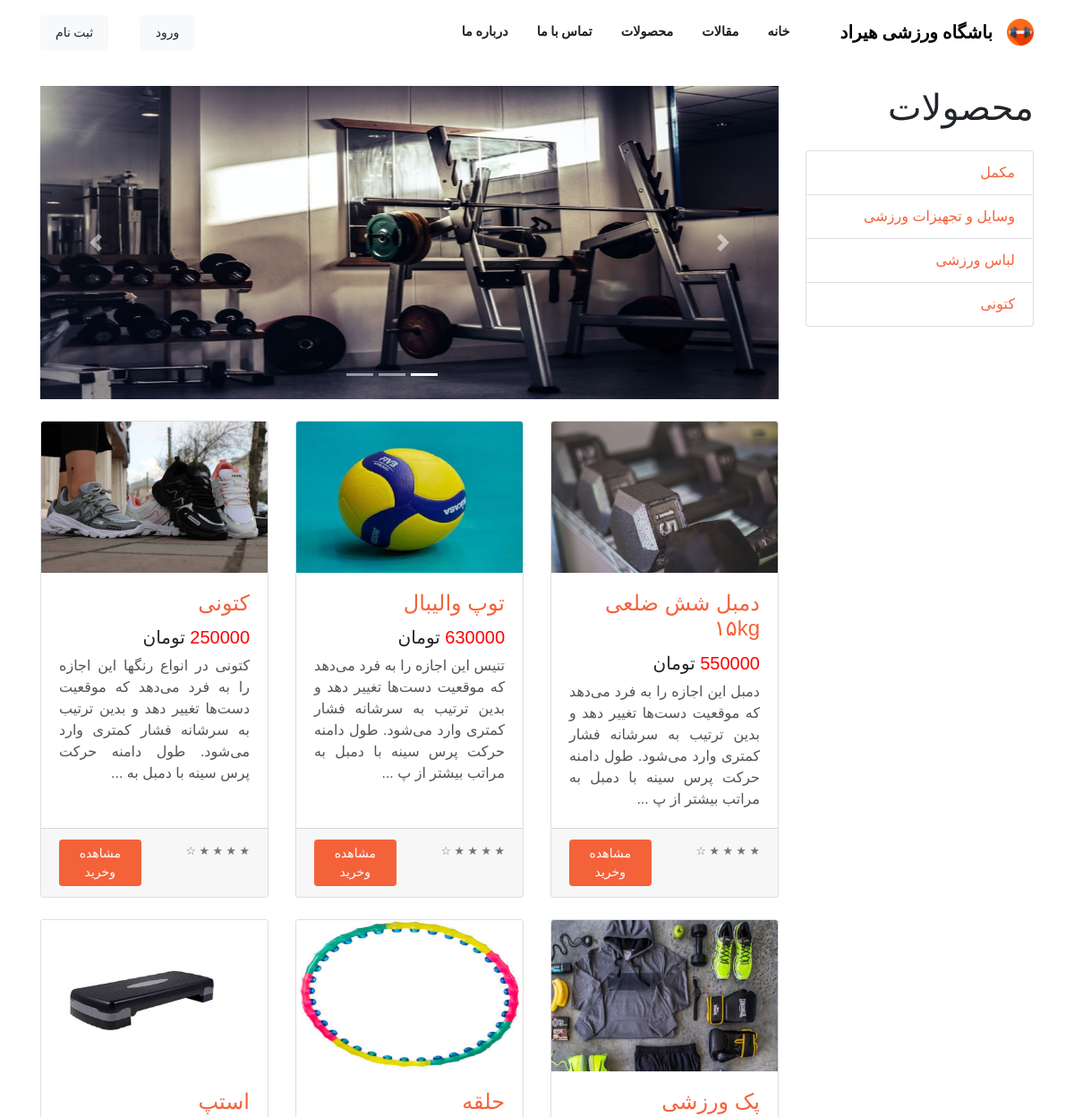
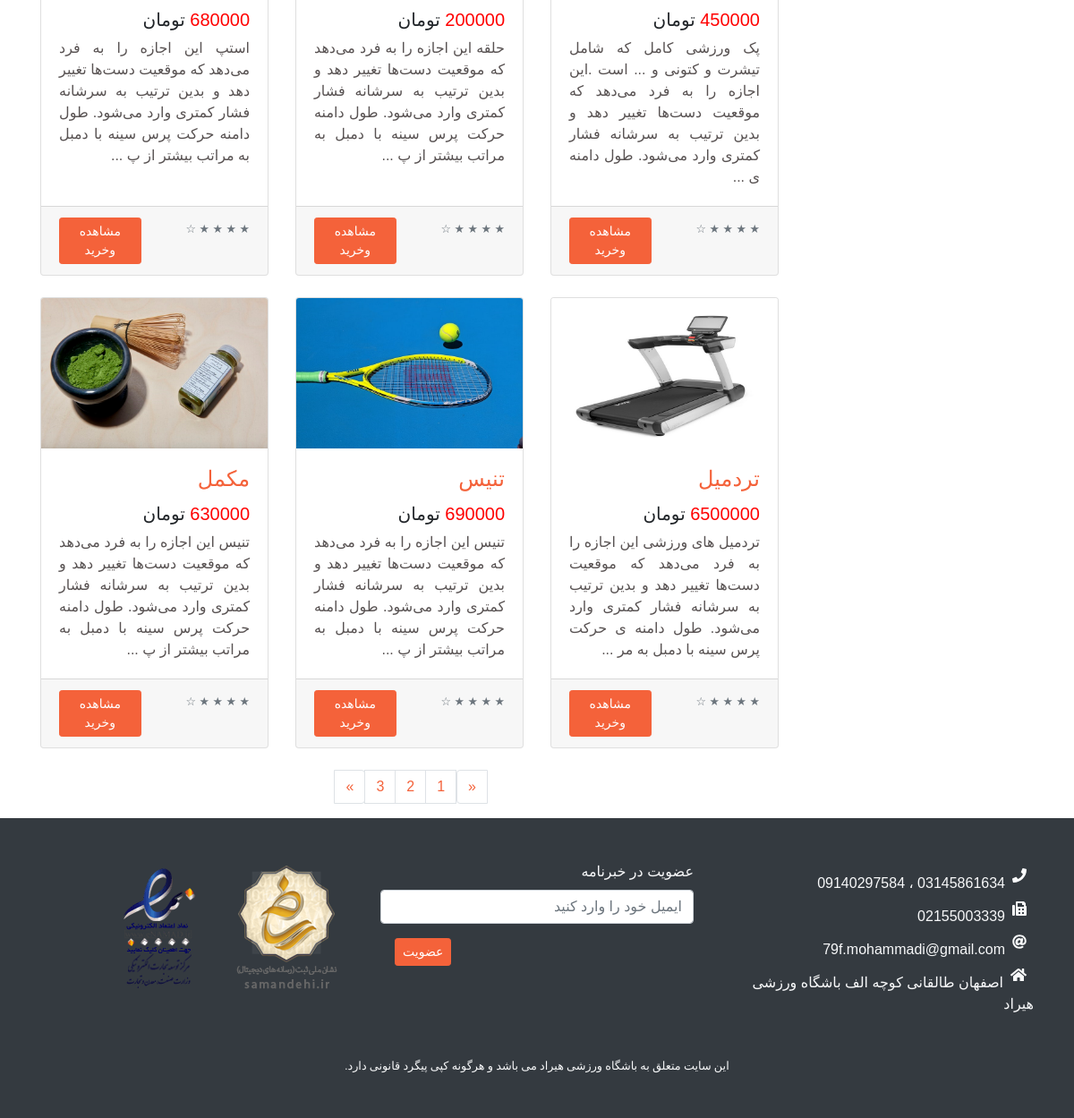
/Products.php, run on the app's committed database (2 pictures, top to bottom).
### tables this page shows
CREATE TABLE IF NOT EXISTS `product` (
  `pro_code` int NOT NULL AUTO_INCREMENT,
  `pro_name` varchar(200) NOT NULL,
  `pro_qty` int NOT NULL,
  `pro_price` float NOT NULL,
  `pro_image` varchar(250) NOT NULL,
  `pro_start` int NOT NULL,
  `pro_detail_less` varchar(500) NOT NULL,
  `pro_detail` text NOT NULL,
  `pro_specification` text NOT NULL,
  `pro_detail_title` text NOT NULL,
  `pro_specification_title` text NOT NULL,
  `pro_category` enum('مکمل','وسایل و تجهیزات ورزشی','لباس ورزشی','کتونی') NOT NULL,
  PRIMARY KEY (`pro_code`)
);

### Products.php (the view, shortened to what this page needs)
<?php
include("Header.php");
include("MenuArticleProduct.php");
$link = mysqli_connect("localhost", "root", "", "hirad" , "3308");
$link -> set_charset("utf8");
$query = "SELECT * FROM product LIMIT 9";
$result = mysqli_query($link, $query);
?>
<div class="container text-right" dir="rtl">
    <div class="row">
        <div class="col-lg-3">
            <h1 class="my-4">محصولات</h1>
            <div class="list-group">
                <a href="Product.php" class="list-group-item">مکمل</a>
                <a href="Product.php" class="list-group-item">وسایل و تجهیزات ورزشی</a>
                <a href="Product.php" class="list-group-item">لباس ورزشی</a>
                <a href="Product.php" class="list-group-item">کتونی</a>
            </div>
        </div>
        <div class="col-lg-9">
            <div id="carouselExampleIndicators" class="carousel slide my-4" data-ride="carousel">
                <ol class="carousel-indicators">
                    <li data-target="#carouselExampleIndicators" data-slide-to="0" class="active"></li>
                    <li data-target="#carouselExampleIndicators" data-slide-to="1"></li>
                    <li data-target="#carouselExampleIndicators" data-slide-to="2"></li>
                </ol>
                <div class="carousel-inner" role="listbox">
                    <div class="carousel-item active">
                        <img class="d-block img-fluid" style="height: 350px;width: 900px" src="assets/img/product/slider/slider1.png" alt="First slide">
                    </div>
                </div>
                <a class="carousel-control-prev" href="#carouselExampleIndicators" role="button" data-slide="prev">
                    <span class="carousel-control-prev-icon" aria-hidden="true"></span>
                </a>
                <a class="carousel-control-next" href="#carouselExampleIndicators" role="button" data-slide="next">
                    <span class="carousel-control-next-icon" aria-hidden="true"></span>
                </a>
            </div>
            <div class="row">
            <?php
$counter = 0;
while ($row = mysqli_fetch_array($result)) {
$counter++;
?>
                <div class="col-lg-4 col-md-6 mb-4">
                    <div class="card h-100">
                        <a href="Product.php?id=<?php echo ($row['pro_code']) ?>"><img class="card-img-top h-100 w-100" src="images/products/<?php echo ($row['pro_image']) ?>" alt="<?php echo ($row['pro_name']) ?>" title="<?php echo ($row['pro_name']) ?>"></a>
                        <div class="card-body">
                            <h4 class="card-title">
                                <a href="Product.php?id=<?php echo ($row['pro_code']) ?>"><?php echo ($row['pro_name']) ?></a>
                            </h4>
                            <h5> <span style="color:red;"><?php echo ($row['pro_price']) ?></span> تومان</h5>
                            <p class="card-text text-justify">
                            <span style="color: #585252">
                                 <?php echo (substr($row['pro_detail'],0,285)) ?> ...
                                 </span>
                            </p>
                        </div>
                        <div class="card-footer">
                            <div class="row text-justify" dir="rtl">
                                <div class="col-md-6 " dir="rtl">
                                    <div class="text-right" dir="rtl">
                                        <small class="text-muted">&#9733; &#9733; &#9733; &#9733; &#9734;</small>
                                    </div>
                                </div>
                                <div class="col-md-6">
                                    <a href="Product.php?id=<?php echo ($row['pro_code']) ?>"  class="btn btn-primary btn-sm" style="font-family: 'Khandevane';">مشاهده وخرید</a>
                                </div>
                            </div>
                        </div>
                    </div>
                </div>
                <?php
    if ($counter % 3 == 0)
        echo ("</div><div class='row'>");
}
    ?>
</div>
        </div>
    </div>
    <div class="row">
        <div class="col-md-6 flex-fill justify-content-center"></div>
        <div class="col-md-6 flex-fill justify-content-center">
            <nav aria-label="Page navigation example">
                <ul class="pagination">
                    <li class="page-item">
                        <a class="page-link" href="Products.php" aria-label="Previous">
                            <span aria-hidden="true">&laquo;</span>
                        </a>
                    </li>
                    <li class="page-item"><a class="page-link" href="Products.php">1</a></li>
                    <li class="page-item"><a class="page-link" href="Products.php">2</a></li>
                    <li class="page-item"><a class="page-link" href="Products.php">3</a></li>
                    <li class="page-item">
                        <a class="page-link" href="Products.php" aria-label="Next">
                            <span aria-hidden="true">&raquo;</span>
                        </a>
                    </li>
                </ul>
            </nav>
        </div>
    </div>
</div>
<?php
include("Footer.php");
?>

### Header.php (style rules this page uses)
* { font-family: 'Khandevane', 'BMitra', Sans-Serif; }

### data on the page
product: pro_image (picture), pro_name "دمبل شش ضلعی ۱۵kg", pro_price "550000", pro_detail "دمبل این اجازه را به فرد می‌دهد که موقعیت دست‌ها تغییر دهد و بدین ترتیب به سرشانه فشار کمتری وارد می‌شود. طول دامنه حرکت پرس سینه با دمبل به مراتب بیشتر از پ"
product: pro_image (picture), pro_name "توپ والیبال", pro_price "630000", pro_detail "تنیس این اجازه را به فرد می‌دهد که موقعیت دست‌ها تغییر دهد و بدین ترتیب به سرشانه فشار کمتری وارد می‌شود. طول دامنه حرکت پرس سینه با دمبل به مراتب بیشتر از پ"
product: pro_image (picture), pro_name "کتونی", pro_price "250000", pro_detail "کتونی در انواع رنگها این اجازه را به فرد می‌دهد که موقعیت دست‌ها تغییر دهد و بدین ترتیب به سرشانه فشار کمتری وارد می‌شود. طول دامنه حرکت پرس سینه با دمبل به"
product: pro_image (picture), pro_name "پک ورزشی", pro_price "450000", pro_detail "پک ورزشی کامل که شامل تیشرت و کتونی و ... است .این اجازه را به فرد می‌دهد که موقعیت دست‌ها تغییر دهد و بدین ترتیب به سرشانه فشار کمتری وارد می‌شود. طول دامنه ی"
product: pro_image (picture), pro_name "حلقه", pro_price "200000", pro_detail "حلقه این اجازه را به فرد می‌دهد که موقعیت دست‌ها تغییر دهد و بدین ترتیب به سرشانه فشار کمتری وارد می‌شود. طول دامنه حرکت پرس سینه با دمبل به مراتب بیشتر از پ"
product: pro_image (picture), pro_name "استپ", pro_price "680000", pro_detail "استپ این اجازه را به فرد می‌دهد که موقعیت دست‌ها تغییر دهد و بدین ترتیب به سرشانه فشار کمتری وارد می‌شود. طول دامنه حرکت پرس سینه با دمبل به مراتب بیشتر از پ"
product: pro_image (picture), pro_name "تردمیل", pro_price "6500000", pro_detail "تردمیل های ورزشی این اجازه را به فرد می‌دهد که موقعیت دست‌ها تغییر دهد و بدین ترتیب به سرشانه فشار کمتری وارد می‌شود. طول دامنه ی حرکت پرس سینه با دمبل به مر"
product: pro_image (picture), pro_name "تنیس", pro_price "690000", pro_detail "تنیس این اجازه را به فرد می‌دهد که موقعیت دست‌ها تغییر دهد و بدین ترتیب به سرشانه فشار کمتری وارد می‌شود. طول دامنه حرکت پرس سینه با دمبل به مراتب بیشتر از پ"
product: pro_image (picture), pro_name "مکمل", pro_price "630000", pro_detail "تنیس این اجازه را به فرد می‌دهد که موقعیت دست‌ها تغییر دهد و بدین ترتیب به سرشانه فشار کمتری وارد می‌شود. طول دامنه حرکت پرس سینه با دمبل به مراتب بیشتر از پ"
